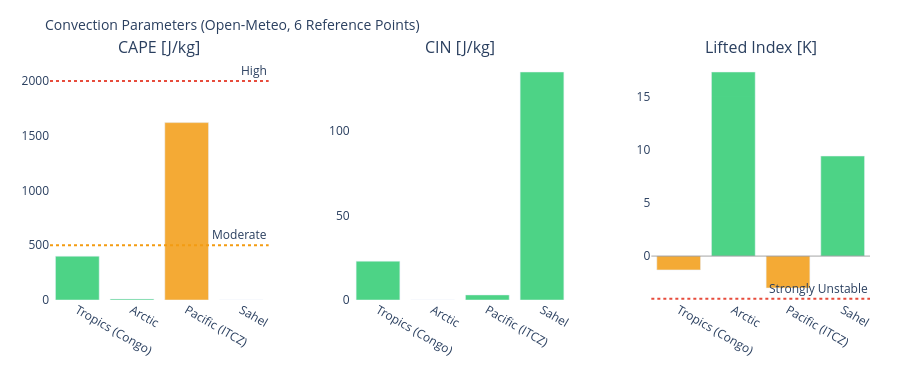

Source (notebook cell):
### Markdown cell above
---
## 3. Visualizations

### Code cell
# ============================================================
# CAPE / CIN / LIFTED INDEX – Convection potential
# ============================================================

if not df_atm.empty:
    fig = make_subplots(
        rows=1, cols=3,
        subplot_titles=['CAPE [J/kg]', 'CIN [J/kg]', 'Lifted Index [K]'],
        horizontal_spacing=0.1
    )
    pts = df_atm['point'].tolist()
    pt_colors = ['#E85D24','#185FA5','#888780','#378ADD','#639922','#F2A623']

    # CAPE – höher = mehr Gewitterpotential
    cape_vals = df_atm['cape'].fillna(0).tolist()
    cape_colors = ['#e74c3c' if v > 2000 else '#f39c12' if v > 500 else '#2ecc71'
                   for v in cape_vals]
    fig.add_trace(go.Bar(x=pts, y=cape_vals, marker_color=cape_colors,
                         opacity=0.85, showlegend=False), row=1, col=1)
    fig.add_hline(y=2000, line_dash='dot', line_color='#e74c3c',
                  annotation_text='High', row=1, col=1)
    fig.add_hline(y=500,  line_dash='dot', line_color='#f39c12',
                  annotation_text='Moderate', row=1, col=1)

    # CIN – negativer = stärker gedeckelt (weniger Auslöse)
    cin_vals = df_atm['cin'].fillna(0).tolist()
    cin_colors = ['#e74c3c' if v < -200 else '#f39c12' if v < -50 else '#2ecc71'
                  for v in cin_vals]
    fig.add_trace(go.Bar(x=pts, y=cin_vals, marker_color=cin_colors,
                         opacity=0.85, showlegend=False), row=1, col=2)

    # Lifted Index – negativ = instabil
    li_vals = df_atm['li'].fillna(0).tolist()
    li_colors = ['#e74c3c' if v < -4 else '#f39c12' if v < 0 else '#2ecc71'
                 for v in li_vals]
    fig.add_trace(go.Bar(x=pts, y=li_vals, marker_color=li_colors,
                         opacity=0.85, showlegend=False), row=1, col=3)
    fig.add_hline(y=0, line_color='gray', line_width=0.7, row=1, col=3)
    fig.add_hline(y=-4, line_dash='dot', line_color='#e74c3c',
                  annotation_text='Strongly Unstable', row=1, col=3)

    fig.update_layout(
        title=dict(text='Convection Parameters (Open-Meteo, 6 Reference Points)', font=dict(size=14)),
        height=380, plot_bgcolor='rgba(0,0,0,0)', paper_bgcolor='rgba(0,0,0,0)',
        margin=dict(l=50, r=30, t=60, b=80)
    )
    fig.update_xaxes(tickangle=30)
    fig.show()

### Figure 1 — Plotly figure (JSON) as saved in the notebook; plotly's stock layout.template omitted (floating-point values rounded to 4 significant figures)
{"data": [{"marker": {"color": ["#2ecc71", "#2ecc71", "#f39c12", "#2ecc71"]}, "opacity": 0.85, "showlegend": false, "type": "bar", "x": ["Tropics (Congo)", "Arctic", "Pacific (ITCZ)", "Sahel"], "xaxis": "x", "y": [400.0, 10.0, 1620.0, 0.0], "yaxis": "y"}, {"marker": {"color": ["#2ecc71", "#2ecc71", "#2ecc71", "#2ecc71"]}, "opacity": 0.85, "showlegend": false, "type": "bar", "x": ["Tropics (Congo)", "Arctic", "Pacific (ITCZ)", "Sahel"], "xaxis": "x2", "y": [23.0, 0.0, 3.0, 135.0], "yaxis": "y2"}, {"marker": {"color": ["#f39c12", "#2ecc71", "#f39c12", "#2ecc71"]}, "opacity": 0.85, "showlegend": false, "type": "bar", "x": ["Tropics (Congo)", "Arctic", "Pacific (ITCZ)", "Sahel"], "xaxis": "x3", "y": [-1.3, 17.3, -3.0, 9.4], "yaxis": "y3"}], "layout": {"annotations": [{"font": {"size": 16}, "showarrow": false, "text": "CAPE [J/kg]", "x": 0.1333, "xanchor": "center", "xref": "paper", "y": 1.0, "yanchor": "bottom", "yref": "paper"}, {"font": {"size": 16}, "showarrow": false, "text": "CIN [J/kg]", "x": 0.5, "xanchor": "center", "xref": "paper", "y": 1.0, "yanchor": "bottom", "yref": "paper"}, {"font": {"size": 16}, "showarrow": false, "text": "Lifted Index [K]", "x": 0.8667, "xanchor": "center", "xref": "paper", "y": 1.0, "yanchor": "bottom", "yref": "paper"}, {"showarrow": false, "text": "High", "x": 1, "xanchor": "right", "xref": "x domain", "y": 2000, "yanchor": "bottom", "yref": "y"}, {"showarrow": false, "text": "Moderate", "x": 1, "xanchor": "right", "xref": "x domain", "y": 500, "yanchor": "bottom", "yref": "y"}, {"showarrow": false, "text": "Strongly Unstable", "x": 1, "xanchor": "right", "xref": "x3 domain", "y": -4, "yanchor": "bottom", "yref": "y3"}], "height": 380, "margin": {"b": 80, "l": 50, "r": 30, "t": 60}, "paper_bgcolor": "rgba(0,0,0,0)", "plot_bgcolor": "rgba(0,0,0,0)", "shapes": [{"line": {"color": "#e74c3c", "dash": "dot"}, "type": "line", "x0": 0, "x1": 1, "xref": "x domain", "y0": 2000, "y1": 2000, "yref": "y"}, {"line": {"color": "#f39c12", "dash": "dot"}, "type": "line", "x0": 0, "x1": 1, "xref": "x domain", "y0": 500, "y1": 500, "yref": "y"}, {"line": {"color": "gray", "width": 0.7}, "type": "line", "x0": 0, "x1": 1, "xref": "x3 domain", "y0": 0, "y1": 0, "yref": "y3"}, {"line": {"color": "#e74c3c", "dash": "dot"}, "type": "line", "x0": 0, "x1": 1, "xref": "x3 domain", "y0": -4, "y1": -4, "yref": "y3"}], "title": {"font": {"size": 14}, "text": "Convection Parameters (Open-Meteo, 6 Reference Points)"}, "xaxis": {"anchor": "y", "domain": [0.0, 0.2667], "tickangle": 30}, "xaxis2": {"anchor": "y2", "domain": [0.3667, 0.6333], "tickangle": 30}, "xaxis3": {"anchor": "y3", "domain": [0.7333, 1.0], "tickangle": 30}, "yaxis": {"anchor": "x", "domain": [0.0, 1.0]}, "yaxis2": {"anchor": "x2", "domain": [0.0, 1.0]}, "yaxis3": {"anchor": "x3", "domain": [0.0, 1.0]}}}
